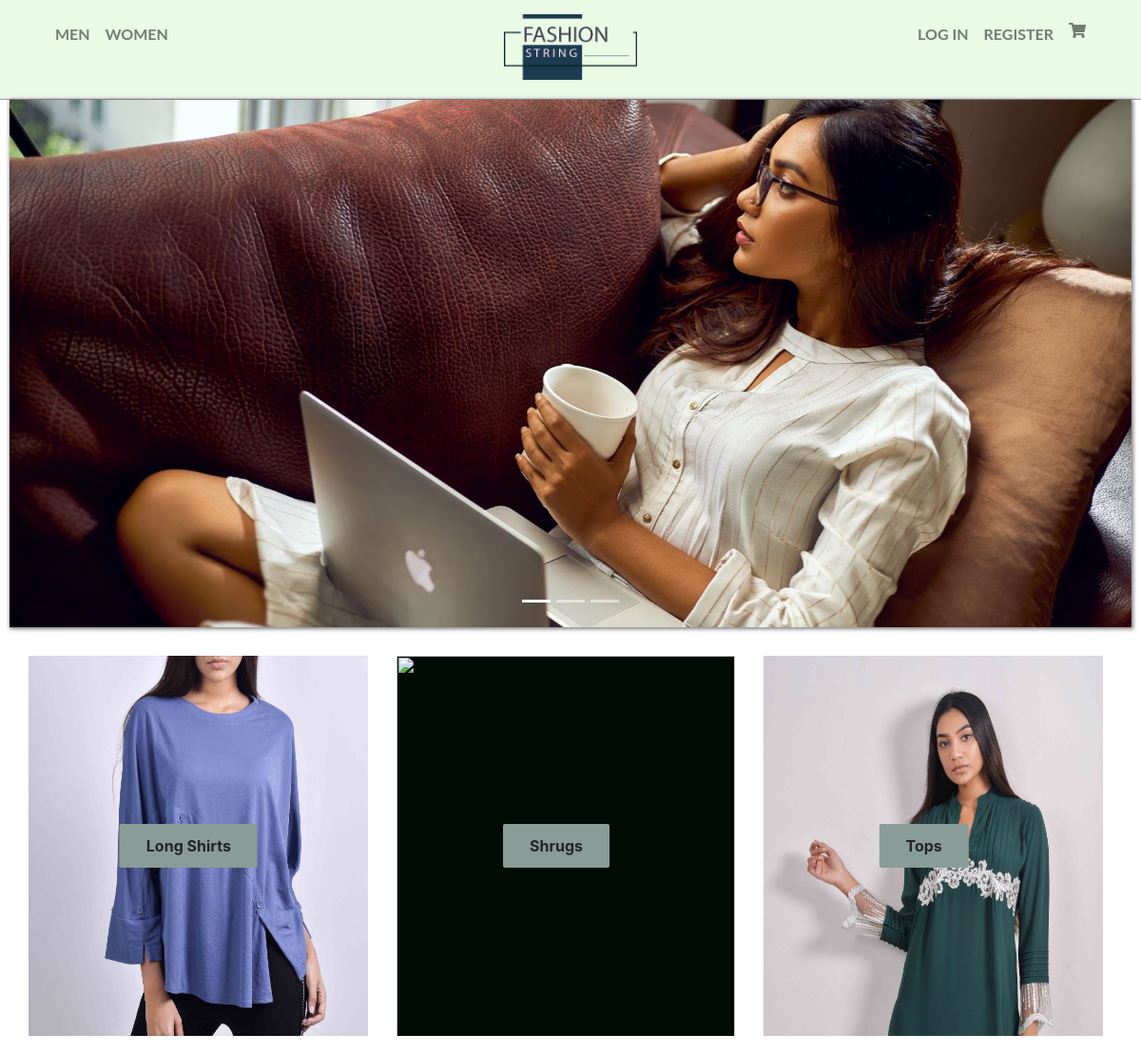
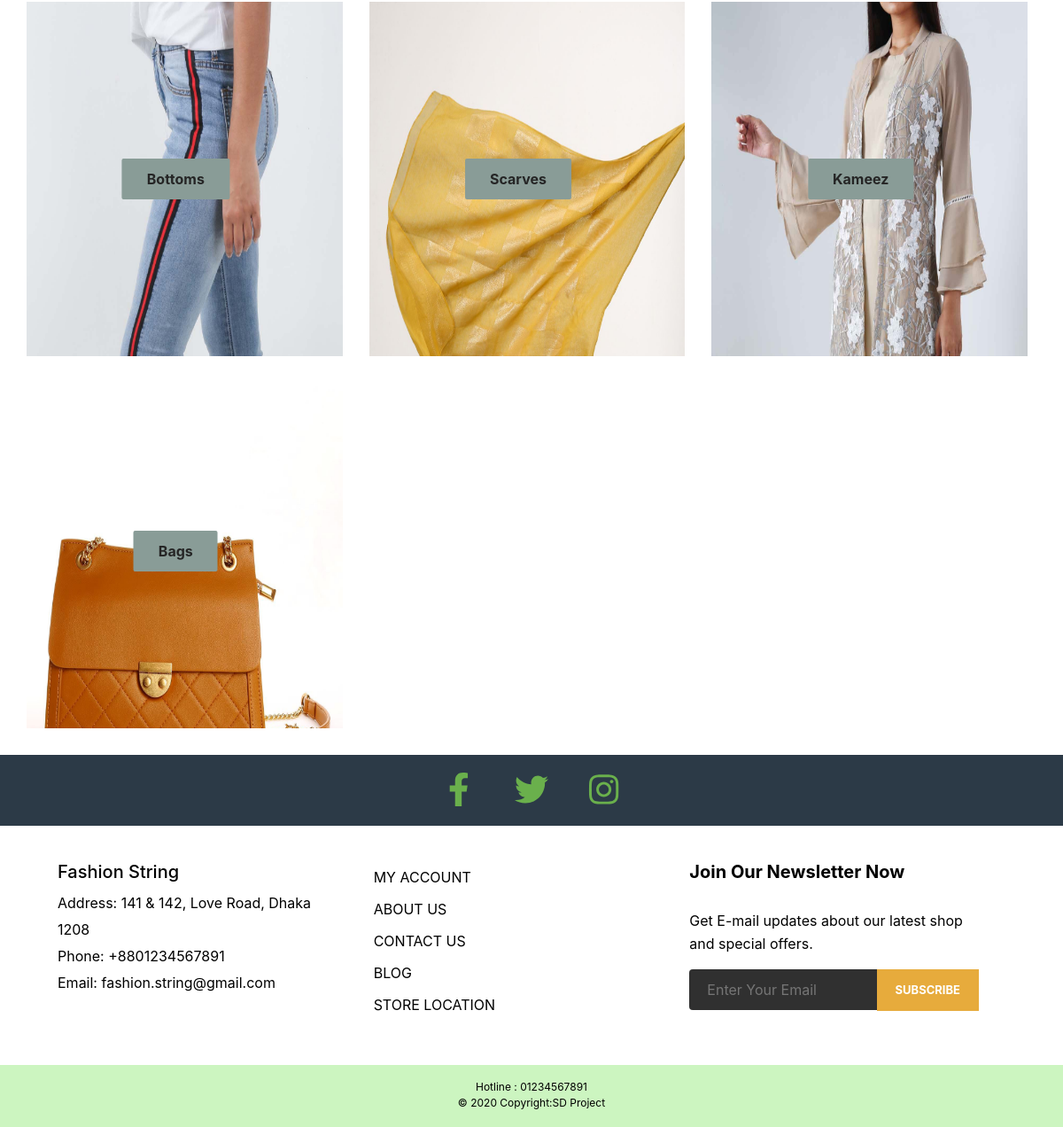
/category.php?cat_id=2, run on the app's committed database (2 pictures, top to bottom).
### tables this page shows
CREATE TABLE `banner` (
  `banner_id` int(255) NOT NULL,
  `cat_id` int(255) NOT NULL,
  `parent_cat` int(255) NOT NULL,
  `cat_name` varchar(255) NOT NULL,
  `image1` varchar(255) NOT NULL,
  `image2` varchar(255) NOT NULL,
  `image3` varchar(255) NOT NULL
);

CREATE TABLE `category` (
  `cat_id` int(255) NOT NULL,
  `cat_name` varchar(255) NOT NULL,
  `parent_cat` int(255) NOT NULL,
  `cat_image` varchar(255) NOT NULL,
  `status` int(255) NOT NULL
);

### category.php (the view, shortened to what this page needs)
<?php
include "db_connection.php";
 ?>
<html>
<head>
<link rel="stylesheet" href="css/style.css">
<link rel="stylesheet" href="https://stackpath.bootstrapcdn.com/bootstrap/4.3.1/css/bootstrap.min.css">
</head>
<body>
  <?php
  include "header.php"; ?>
<div class="slider">
	<?php
       $cat_id = $_GET['cat_id'];
       if($cat_id == 1){
       	$banner_query =  "SELECT `banner_id`, `cat_id`, `parent_cat`, `cat_name`, `image1`, `image2`, `image3`  FROM `banner` WHERE cat_id =1 ORDER BY cat_id ASC";
       $banner_queryfire = mysqli_query($conn , $banner_query);
       $banner_num = mysqli_num_rows($banner_queryfire);
       if ($banner_num > 0) {
         while ($banner = mysqli_fetch_array($banner_queryfire)) {
            ?>
       	<div id="slider" class="carousel slide carousel-fade" data-ride="carousel">
        <div class="carousel-inner">
            <div class="carousel-item active">
              <img src="<?php echo $banner['image1']; ?>" height="" class="d-block w-100">
            </div>
            <div class="carousel-item">
              <img src="<?php echo $banner['image2']; ?>" height="" class="d-block w-100">
            </div>
            <div class="carousel-item">
              <img src="<?php echo $banner['image3']; ?>" height="" class="d-block w-100">
            </div>
        </div>
        <ol class="carousel-indicators">
            <li data-target="#slider" data-slide-to="0" class="active"></li>
            <li data-target="#slider" data-slide-to="1"></li>
            <li data-target="#slider" data-slide-to="2"></li>
        </ol>
    </div>
    <?php
       }
      }
    }
       else if($cat_id == 2){
       	$banner_query =  "SELECT `banner_id`, `cat_id`, `parent_cat`, `cat_name`, `image1`, `image2`, `image3`  FROM `banner`  WHERE cat_id =2 ORDER BY cat_id ASC ";
       $banner_queryfire = mysqli_query($conn , $banner_query);
       $banner_num = mysqli_num_rows($banner_queryfire);
       if ($banner_num > 0) {
         while ($banner = mysqli_fetch_array($banner_queryfire)) {
            ?>
       	<div id="slider" class="carousel slide carousel-fade" data-ride="carousel">
        <div class="carousel-inner">
            <div class="carousel-item active">
              <img src="<?php echo $banner['image1']; ?>" height="" class="d-block w-100">
            </div>
        </div>
        <ol class="carousel-indicators">
            <li data-target="#slider" data-slide-to="0" class="active"></li>
            <li data-target="#slider" data-slide-to="1"></li>
            <li data-target="#slider" data-slide-to="2"></li>
        </ol>
    </div>
    <?php
       }
      }
     }
    ?>
</div>
    <div class="row">
      <?php
       $cat_id = $_GET['cat_id'];
       if($cat_id == 1){
       	$sub_cat_query =  "SELECT `cat_id`, `cat_name`, `parent_cat`, `cat_image` FROM `category`  WHERE parent_cat != 0 and parent_cat = 1 ORDER BY cat_id ASC";
       $sub_cat_queryfire = mysqli_query($conn , $sub_cat_query);
      $sub_cat_num = mysqli_num_rows($sub_cat_queryfire);
      if ($sub_cat_num > 0) {
         while ($category = mysqli_fetch_array($sub_cat_queryfire)) {
            ?>
        <div class="col-lg-4 col-md-6 col-sm-12">
        	<a href="product.php?cat_id=<?php echo $category['cat_id'];?>">
            <section class="category">
                <img src="<?php echo $category['cat_image']; ?>" height="600px" width="100%">
                <p id="text"><?php echo $category['cat_name']; ?></p>
            </section>
          </a>
        </div>
        <?php
        }
    }
       }
       else if($cat_id == 2){
       	$sub_cat_query =  "SELECT `cat_id`, `cat_name`, `parent_cat`, `cat_image` FROM `category`  WHERE parent_cat != 0 and parent_cat =2 ORDER BY cat_id ASC";
       $sub_cat_queryfire = mysqli_query($conn , $sub_cat_query);
      $sub_cat_num = mysqli_num_rows($sub_cat_queryfire);
      if ($sub_cat_num > 0) {
         while ($category = mysqli_fetch_array($sub_cat_queryfire)) {
            ?>
        <div class="col-lg-4 col-md-6 col-sm-12">
        	<a href="product.php?cat_id=<?php echo $category['cat_id'];?>">
            <section class="category">
                <p id="text"><?php echo $category['cat_name']; ?></p>
            </section>
          </a>
        </div>
        <?php
        }
    }
       }
    ?>
</div>
<?php
include "footer.php"; ?>
</body>
</html>

### css/style.css (style rules this page uses)
* { box-sizing: border-box; padding: 0; margin: 0; }
.row { width: 100%; }
.slider { width: 100%; padding: 0 10px; }
.carousel { box-shadow: 1px 1px 4px 1px rgba(0,0,0,0.5); }
.carousel-indicators { z-index: 1 !important; }
section { border: none; margin: 10px; }
#text { color: #252525; font-weight: 700; padding: 11px 28px; background: #899C97; border-radius: 2px; position: absolute; left: 50%; top: 50%; transform: translate(-50%, -50%); }
.category { width: 100%; height: 400px; max-width: 100%; background-color: #000B05; background-repeat: no-repeat; background-size: cover; overflow: hidden; }
.row { width: 100%; padding: 20px 20px 20px 20px; }
.container::after, .row::after { content: ""; clear: both; display: table; }
@media (min-width: 992px) { .col-lg-1, .col-lg-2, .col-lg-3, .col-lg-4, .col-lg-5, .col-lg-6, .col-lg-7, .col-lg-8, .col-lg-9, .col-lg-10, .col-lg-11, .col-lg-12 { float: left; } }
@media (min-width: 992px) { .col-lg-4 { width: 33.33%; } }

### data on the page
banner: image1 (picture)
category: cat_name "Long Shirts"
category: cat_name "Shrugs"
category: cat_name "Tops"
category: cat_name "Bottoms"
category: cat_name "Scarves"
category: cat_name "Kameez"
category: cat_name "Bags"

### other printed values
$user "LOG IN"
$registration "REGISTER"
